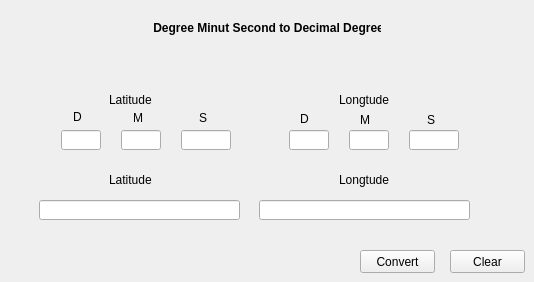
   <widget class="QWidget" name="tab_14">
    <attribute name="title">
     <string>dms to dd</string>
    </attribute>
    <widget class="QLabel" name="label_105">
     <property name="geometry">
      <rect>
       <x>133</x>
       <y>108</y>
       <width>16</width>
       <height>20</height>
      </rect>
     </property>
     <property name="text">
      <string>M</string>
     </property>
    </widget>
    <widget class="QLineEdit" name="lineEdit_93">
     <property name="geometry">
      <rect>
       <x>39</x>
       <y>200</y>
       <width>201</width>
       <height>20</height>
      </rect>
     </property>
     <property name="readOnly">
      <bool>true</bool>
     </property>
    </widget>
    <widget class="QLineEdit" name="lineEdit_94">
     <property name="geometry">
      <rect>
       <x>259</x>
       <y>200</y>
       <width>211</width>
       <height>20</height>
      </rect>
     </property>
     <property name="readOnly">
      <bool>true</bool>
     </property>
    </widget>
    <widget class="QLabel" name="label_106">
     <property name="geometry">
      <rect>
       <x>109</x>
       <y>170</y>
       <width>51</width>
       <height>20</height>
      </rect>
     </property>
     <property name="text">
      <string>Latitude</string>
     </property>
    </widget>
    <widget class="QLineEdit" name="lineEdit_95">
     <property name="geometry">
      <rect>
       <x>61</x>
       <y>130</y>
       <width>40</width>
       <height>20</height>
      </rect>
     </property>
     <property name="readOnly">
      <bool>false</bool>
     </property>
    </widget>
    <widget class="QLineEdit" name="lineEdit_96">
     <property name="geometry">
      <rect>
       <x>349</x>
       <y>130</y>
       <width>40</width>
       <height>20</height>
      </rect>
     </property>
     <property name="readOnly">
      <bool>false</bool>
     </property>
    </widget>
    <widget class="QLineEdit" name="lineEdit_97">
     <property name="geometry">
      <rect>
       <x>181</x>
       <y>130</y>
       <width>50</width>
       <height>20</height>
      </rect>
     </property>
     <property name="readOnly">
      <bool>false</bool>
     </property>
    </widget>
    <widget class="QLabel" name="label_107">
     <property name="geometry">
      <rect>
       <x>300</x>
       <y>109</y>
       <width>16</width>
       <height>20</height>
      </rect>
     </property>
     <property name="text">
      <string>D</string>
     </property>
    </widget>
    <widget class="QLineEdit" name="lineEdit_98">
     <property name="geometry">
      <rect>
       <x>289</x>
       <y>130</y>
       <width>40</width>
       <height>20</height>
      </rect>
     </property>
     <property name="readOnly">
      <bool>false</bool>
     </property>
    </widget>
    <widget class="QLabel" name="label_108">
     <property name="geometry">
      <rect>
       <x>199</x>
       <y>108</y>
       <width>16</width>
       <height>20</height>
      </rect>
     </property>
     <property name="text">
      <string>S</string>
     </property>
    </widget>
    <widget class="QLineEdit" name="lineEdit_99">
     <property name="geometry">
      <rect>
       <x>121</x>
       <y>130</y>
       <width>40</width>
       <height>20</height>
      </rect>
     </property>
     <property name="readOnly">
      <bool>false</bool>
     </property>
    </widget>
    <widget class="QLineEdit" name="lineEdit_100">
     <property name="geometry">
      <rect>
       <x>409</x>
       <y>130</y>
       <width>50</width>
       <height>20</height>
      </rect>
     </property>
     <property name="readOnly">
      <bool>false</bool>
     </property>
    </widget>
    <widget class="QLabel" name="label_109">
     <property name="geometry">
      <rect>
       <x>109</x>
       <y>90</y>
       <width>51</width>
       <height>20</height>
      </rect>
     </property>
     <property name="text">
      <string>Latitude</string>
     </property>
    </widget>
    <widget class="QLabel" name="label_110">
     <property name="geometry">
      <rect>
       <x>427</x>
       <y>110</y>
       <width>16</width>
       <height>20</height>
      </rect>
     </property>
     <property name="text">
      <string>S</string>
     </property>
    </widget>
    <widget class="QLabel" name="label_111">
     <property name="geometry">
      <rect>
       <x>73</x>
       <y>107</y>
       <width>16</width>
       <height>20</height>
      </rect>
     </property>
     <property name="text">
      <string>D</string>
     </property>
    </widget>
    <widget class="QLabel" name="label_112">
     <property name="geometry">
      <rect>
       <x>339</x>
       <y>90</y>
       <width>51</width>
       <height>20</height>
      </rect>
     </property>
     <property name="text">
      <string>Longtude</string>
     </property>
    </widget>
    <widget class="QLabel" name="label_113">
     <property name="geometry">
      <rect>
       <x>339</x>
       <y>170</y>
       <width>51</width>
       <height>20</height>
      </rect>
     </property>
     <property name="text">
      <string>Longtude</string>
     </property>
    </widget>
    <widget class="QLabel" name="label_114">
     <property name="geometry">
      <rect>
       <x>360</x>
       <y>110</y>
       <width>16</width>
       <height>20</height>
      </rect>
     </property>
     <property name="text">
      <string>M</string>
     </property>
    </widget>
    <widget class="QPushButton" name="pushButton_27">
     <property name="geometry">
      <rect>
       <x>360</x>
       <y>250</y>
       <width>75</width>
       <height>23</height>
      </rect>
     </property>
     <property name="text">
      <string>Convert</string>
     </property>
    </widget>
    <widget class="QPushButton" name="pushButton_28">
     <property name="geometry">
      <rect>
       <x>450</x>
       <y>250</y>
       <width>75</width>
       <height>23</height>
      </rect>
     </property>
     <property name="text">
      <string>Clear</string>
     </property>
    </widget>
    <widget class="QLabel" name="label_20">
     <property name="geometry">
      <rect>
       <x>150</x>
       <y>20</y>
       <width>231</width>
       <height>16</height>
      </rect>
     </property>
     <property name="font">
      <font>
       <weight>75</weight>
       <bold>true</bold>
      </font>
     </property>
     <property name="text">
      <string> Degree Minut Second to Decimal Degree</string>
     </property>
    </widget>
   </widget>
